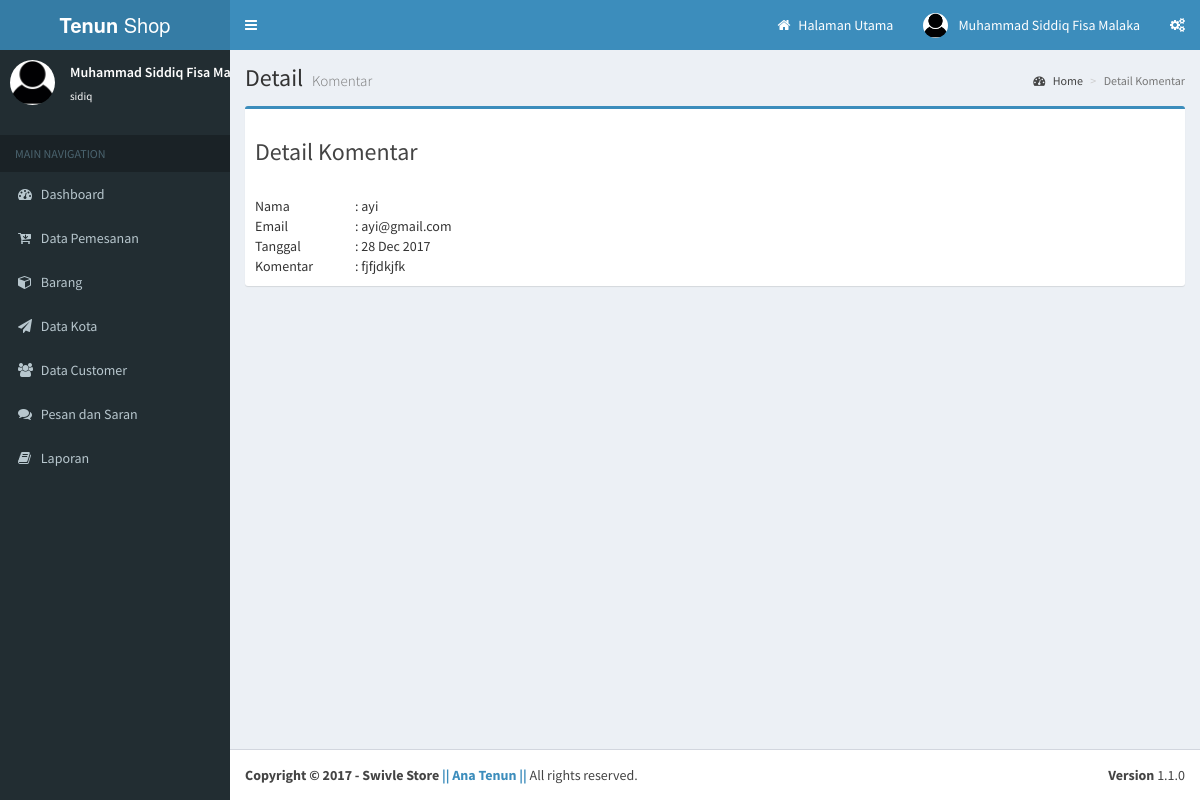
The page /admin/index.php?mod=komentar&pg=detail&id=6 (signed in) on the database its author committed.
### tables this page shows
CREATE TABLE `komentar` (
  `id_komen` int(11) NOT NULL,
  `nama` varchar(40) NOT NULL,
  `email` varchar(40) NOT NULL,
  `komentar` text NOT NULL,
  `tanggal` date NOT NULL
);

### admin/config/config.php (called while the page is built, shortened)
<?php
$user_sql=mysqli_query($connect, "select * from admin where username='$_SESSION[username]'")or die ('error user ');
$data_us=mysqli_fetch_array($user_sql);
?>

### admin/content/komentar/detail.php (the view, shortened to what this page needs)
<section class="content-header">
          <h1>
           Detail
            <small>Komentar</small>
          </h1>
          <ol class="breadcrumb">
            <li><a href="#"><i class="fa fa-dashboard"></i> Home</a></li>
            <li class="active">Detail Komentar</li>
          </ol>
        </section>
        <section class="content">
            <div class="box box-primary">
                <div class="box-header">
                					<?php
                                    $sql=mysqli_query($connect, "SELECT * FROM komentar where id_komen='$_GET[id]'") or die ("error Order");
					$data_or=mysqli_fetch_array($sql);
					?>
         <h3> Detail Komentar</h3>
                </div>
                <div class="box-body">
                <table width="100%" border="0" cellpadding="5" cellspacing="0" >
<tr>
<td width="100px">Nama </td>
<td>: <?php echo $data_or['nama']; ?></td>
</tr>
<tr>
<td>Email </td>
<td>: <?php echo $data_or['email']; ?></td>
</tr>
<tr>
<td>Tanggal </td>
<td>: <?php echo date("d M Y", strtotime($data_or['tanggal'])); ?></td>
</tr>
<tr>
<td>Komentar </td>
<td>: <?php echo $data_or['komentar']; ?></td>
</tr>
</table>
</div>
                </div>
                </div>
                </div>

### admin/config/header.php (shortened to what this page needs)
<header class="main-header">
       <a href="index.php" class="logo">
         <span class="logo-lg"><b>Tenun</b> Shop </span>
       </a>
       <nav class="navbar navbar-static-top" role="navigation">
         <a href="#" class="sidebar-toggle" data-toggle="offcanvas" role="button">
         </a>
         <div class="navbar-custom-menu">
           <ul class="nav navbar-nav">
             <li class="dropdown user user-menu">
               <a href="../index.php" target="_blank"><i class="fa fa-home"></i>
               Halaman Utama
               </a>
               </li>
             <li class="dropdown user user-menu">
               <a href="#" class="dropdown-toggle" data-toggle="dropdown">
                 <img src="content/user/foto/images-4.jpg" class="user-image" alt="User Image">
                 <span class="hidden-xs"><?php echo $data_us['nama_lengkap'];?></span>
               </a>
             </li>
             <li>
               <a href="#" data-toggle="control-sidebar"><i class="fa fa-gears"></i></a>
             </li>
           </ul>
         </div>
       </nav>
     </header>

### admin/config/sidebar.php (shortened to what this page needs)
        <section class="sidebar">
          <div class="user-panel">
            <div class="pull-left image">
              <img src="content/user/foto/images-4.jpg" class="img-circle" alt="User Image">
            </div>
            <div class="pull-left info">
              <p><?php echo $data_us['nama_lengkap'];?></p>
              <a href="#"><?php echo $data_us['username'];?></a>
            </div>
          </div>
          <br />
          <ul class="sidebar-menu">
            <li class="header">MAIN NAVIGATION</li>
            <li class="<?php if(empty($_GET['mod'])){ echo "active";} ?>">
              <a href="index.php">
                <i class="fa fa-dashboard"></i> <span>Dashboard</span>
              </a> </li>
                <li>
              <a href="index.php?mod=transaksi&pg=data_transaksi">
                <i class="fa fa-cart-arrow-down"></i> <span>Data Pemesanan</span>
              </a>
            </li>
              <li class="treeview">
              <a href="#">
                <i class="fa fa-cube"></i>
                <span>Barang</span>
              </a>
            </li>
              <li>
              <a href="index.php?mod=pengiriman&pg=data_pengiriman">
                <i class="fa  fa-send"></i> <span>Data Kota</span>
              </a>
            </li>
             <li>
              <a href="index.php?mod=Customer&pg=data_customer">
                <i class="fa fa-users"></i> <span>Data Customer</span>
              </a>
            </li>
            <li>
              <a href="index.php?mod=komentar&pg=data">
                <i class="fa fa-comments"></i> <span>Pesan dan Saran</span>
              </a>
            </li>
<li class="treeview">
              <a href="#">
                <i class="fa fa-book"></i>
                <span>Laporan</span>
              </a>
            </li>
               </ul>
        </section>

### rows shown on the page
komentar: nama "ayi", email "ayi@gmail.com", tanggal "28 Dec 2017", komentar "fjfjdkjfk"

### other values the page prints
$data_us['nama_lengkap'] "Muhammad Siddiq Fisa Malaka"
$data_us['nama_lengkap'] "Muhammad Siddiq Fisa…"
$data_us['username'] "sidiq"
